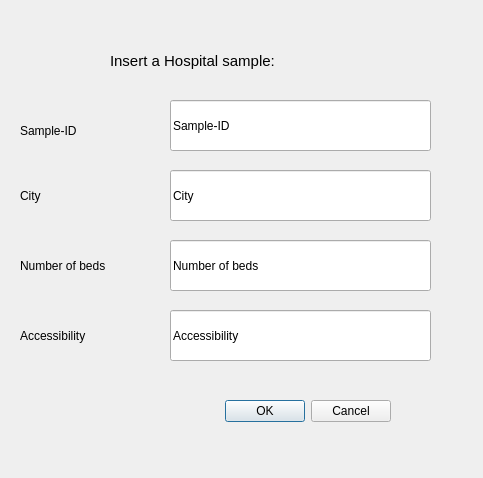
<?xml version="1.0" encoding="UTF-8"?>
<ui version="4.0">
 <class>Hospital</class>
 <widget class="QDialog" name="Hospital">
  <property name="geometry">
   <rect>
    <x>0</x>
    <y>0</y>
    <width>483</width>
    <height>478</height>
   </rect>
  </property>
  <property name="windowTitle">
   <string>Dialog</string>
  </property>
  <widget class="QDialogButtonBox" name="buttonBox">
   <property name="geometry">
    <rect>
     <x>50</x>
     <y>371</y>
     <width>341</width>
     <height>81</height>
    </rect>
   </property>
   <property name="orientation">
    <enum>Qt::Horizontal</enum>
   </property>
   <property name="standardButtons">
    <set>QDialogButtonBox::Cancel|QDialogButtonBox::Ok</set>
   </property>
  </widget>
  <widget class="QLabel" name="label_3">
   <property name="geometry">
    <rect>
     <x>20</x>
     <y>240</y>
     <width>141</width>
     <height>51</height>
    </rect>
   </property>
   <property name="text">
    <string>Number of beds</string>
   </property>
  </widget>
  <widget class="QLineEdit" name="lineNumber">
   <property name="geometry">
    <rect>
     <x>170</x>
     <y>240</y>
     <width>261</width>
     <height>51</height>
    </rect>
   </property>
   <property name="text">
    <string>Number of beds</string>
   </property>
  </widget>
  <widget class="QLabel" name="label_4">
   <property name="geometry">
    <rect>
     <x>20</x>
     <y>290</y>
     <width>141</width>
     <height>91</height>
    </rect>
   </property>
   <property name="text">
    <string>Accessibility</string>
   </property>
  </widget>
  <widget class="QLineEdit" name="lineSample">
   <property name="geometry">
    <rect>
     <x>170</x>
     <y>100</y>
     <width>261</width>
     <height>51</height>
    </rect>
   </property>
   <property name="text">
    <string>Sample-ID</string>
   </property>
  </widget>
  <widget class="QLabel" name="label">
   <property name="geometry">
    <rect>
     <x>20</x>
     <y>100</y>
     <width>151</width>
     <height>61</height>
    </rect>
   </property>
   <property name="text">
    <string>Sample-ID</string>
   </property>
  </widget>
  <widget class="QLabel" name="label_2">
   <property name="geometry">
    <rect>
     <x>20</x>
     <y>170</y>
     <width>141</width>
     <height>51</height>
    </rect>
   </property>
   <property name="text">
    <string>City</string>
   </property>
  </widget>
  <widget class="QLineEdit" name="lineCity">
   <property name="geometry">
    <rect>
     <x>170</x>
     <y>170</y>
     <width>261</width>
     <height>51</height>
    </rect>
   </property>
   <property name="text">
    <string>City</string>
   </property>
  </widget>
  <widget class="QLineEdit" name="lineAccessibility">
   <property name="geometry">
    <rect>
     <x>170</x>
     <y>310</y>
     <width>261</width>
     <height>51</height>
    </rect>
   </property>
   <property name="text">
    <string>Accessibility</string>
   </property>
  </widget>
  <widget class="QLabel" name="label_5">
   <property name="geometry">
    <rect>
     <x>110</x>
     <y>30</y>
     <width>461</width>
     <height>61</height>
    </rect>
   </property>
   <property name="font">
    <font>
     <pointsize>11</pointsize>
    </font>
   </property>
   <property name="text">
    <string>Insert a Hospital sample:</string>
   </property>
  </widget>
 </widget>
 <resources/>
 <connections>
  <connection>
   <sender>buttonBox</sender>
   <signal>accepted()</signal>
   <receiver>Hospital</receiver>
   <slot>accept()</slot>
   <hints>
    <hint type="sourcelabel">
     <x>248</x>
     <y>254</y>
    </hint>
    <hint type="destinationlabel">
     <x>157</x>
     <y>274</y>
    </hint>
   </hints>
  </connection>
  <connection>
   <sender>buttonBox</sender>
   <signal>rejected()</signal>
   <receiver>Hospital</receiver>
   <slot>reject()</slot>
   <hints>
    <hint type="sourcelabel">
     <x>316</x>
     <y>260</y>
    </hint>
    <hint type="destinationlabel">
     <x>286</x>
     <y>274</y>
    </hint>
   </hints>
  </connection>
 </connections>
</ui>
